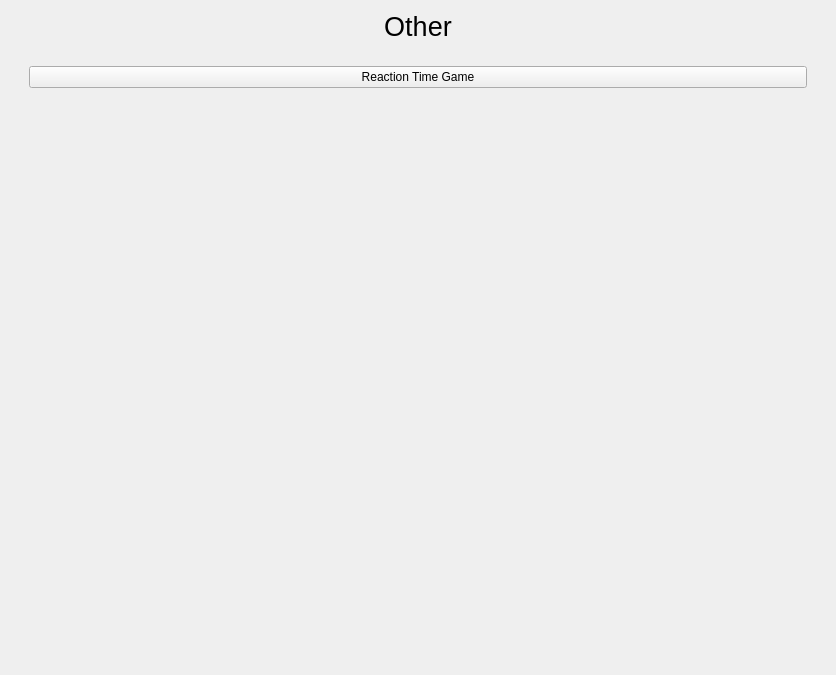
<?xml version="1.0" encoding="UTF-8"?>
<ui version="4.0">
 <class>Frame</class>
 <widget class="QFrame" name="Frame">
  <property name="geometry">
   <rect>
    <x>0</x>
    <y>0</y>
    <width>836</width>
    <height>675</height>
   </rect>
  </property>
  <property name="windowTitle">
   <string>Frame</string>
  </property>
  <layout class="QVBoxLayout" name="verticalLayout">
   <item>
    <widget class="QLabel" name="label">
     <property name="sizePolicy">
      <sizepolicy hsizetype="Preferred" vsizetype="Maximum">
       <horstretch>0</horstretch>
       <verstretch>0</verstretch>
      </sizepolicy>
     </property>
     <property name="font">
      <font>
       <pointsize>20</pointsize>
      </font>
     </property>
     <property name="text">
      <string>Other</string>
     </property>
     <property name="alignment">
      <set>Qt::AlignCenter</set>
     </property>
    </widget>
   </item>
   <item>
    <widget class="QFrame" name="gameArea">
     <property name="sizePolicy">
      <sizepolicy hsizetype="MinimumExpanding" vsizetype="Preferred">
       <horstretch>0</horstretch>
       <verstretch>0</verstretch>
      </sizepolicy>
     </property>
     <property name="maximumSize">
      <size>
       <width>818</width>
       <height>16777215</height>
      </size>
     </property>
     <property name="frameShape">
      <enum>QFrame::NoFrame</enum>
     </property>
     <property name="frameShadow">
      <enum>QFrame::Plain</enum>
     </property>
     <layout class="QHBoxLayout" name="horizontalLayout">
      <item alignment="Qt::AlignTop">
       <widget class="QFrame" name="buttons_ToolBar">
        <property name="frameShape">
         <enum>QFrame::NoFrame</enum>
        </property>
        <property name="frameShadow">
         <enum>QFrame::Plain</enum>
        </property>
        <layout class="QVBoxLayout" name="verticalLayout_2">
         <item>
          <widget class="QPushButton" name="reactionGameBtn">
           <property name="text">
            <string>Reaction Time Game</string>
           </property>
          </widget>
         </item>
        </layout>
       </widget>
      </item>
     </layout>
    </widget>
   </item>
  </layout>
 </widget>
 <resources/>
 <connections/>
</ui>
